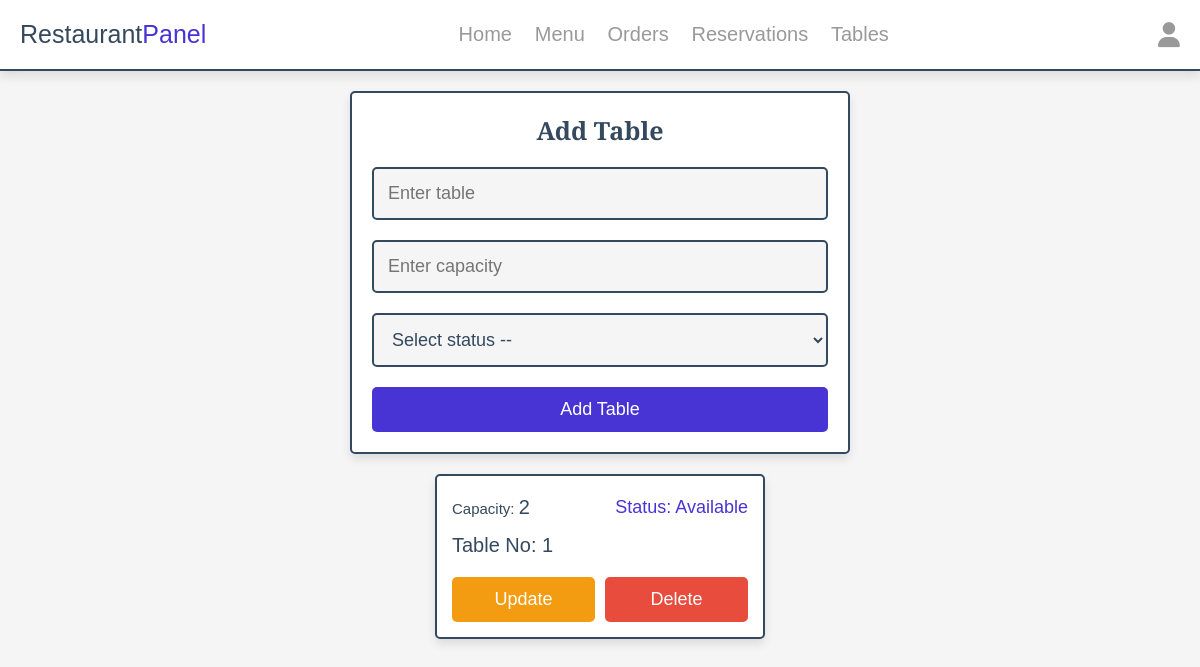
Screenshot of /rest/manage_tables.php (signed in) with the database file from the repository.
### tables this page shows
CREATE TABLE `tables` (
  `id` int(11) NOT NULL,
  `table` varchar(100) NOT NULL,
  `capacity` int(10) NOT NULL,
  `status` varchar(100) NOT NULL
);

### rest/manage_tables.php (the view, shortened to what this page needs)
<?php
include '../components/connect.php';
?>
<!DOCTYPE html>
<html lang="en">
<head>
    <link rel="stylesheet" href="https://cdnjs.cloudflare.com/ajax/libs/font-awesome/6.1.1/css/all.min.css">
    <link rel="stylesheet" href="../css/rest_style.css">
</head>
<body>
    <?php include '../components/rest_header.php' ?>
    <section class="add-products">
        <form action="" method="POST" enctype="multipart/form-data">
            <h3>Add table</h3>
            <input type="text" required placeholder="Enter table" name="table" maxlength="100" class="box">
            <input type="number" min="0" max="9999999999" required placeholder="Enter capacity" name="capacity"
                onkeypress="if(this.value.length == 10) return false;" class="box">
            <select name="status" class="box" required>
                <option value="" disabled selected>Select status --</option>
            </select>
            <input type="submit" value="Add Table" name="add_table" class="btn">
        </form>
    </section>
    <section class="show-products" style="padding-top: 0;">
        <div class="box-container">
            <?php
            $show_tables = $conn->prepare("SELECT * FROM `tables`");
            $show_tables->execute();
            if ($show_tables->rowCount() > 0) {
                while ($fetch_tables = $show_tables->fetch(PDO::FETCH_ASSOC)) {
            ?>
                    <div class="box">
                        <div class="flex">
                            <div class="price"><span>Capacity: </span><?= $fetch_tables['capacity']; ?></div>
                            <div class="category"><span>Status: </span><?= $fetch_tables['status']; ?></div>
                        </div>
                        <div class="name"><span>Table No: </span><?= $fetch_tables['table']; ?></div>
                        <div class="flex-btn">
                            <a href="update_table.php?update=<?= $fetch_tables['id']; ?>" class="option-btn">update</a>
                            <a href="manage_tables.php?delete=<?= $fetch_tables['id']; ?>" class="delete-btn"
                                onclick="return confirm('Delete this table?');">delete</a>
                        </div>
                    </div>
            <?php
                }
            } else {
                echo '<p class="empty">No tables added yet!</p>';
            }
            ?>
        </div>
    </section>
</body>
</html>

### css/rest_style.css (style rules this page uses)
:root { --main-color:#4834d4; --red:#e74c3c; --orange:#f39c12; --black:#34495e; --white:#fff; --light-bg:#f5f5f5; --light-color:#999; --border:.2rem solid var(--black); --box-shadow:0 .5rem 1rem rgba(0,0,0,.1); }
* { font-family: 'EB Garamond', sans-serif; margin:0; padding:0; box-sizing: border-box; text-decoration: none; outline: none; border:none; }
html { font-size: 62.5%; overflow-x: hidden; }
body { background-color: var(--light-bg); }
section { max-width: 1200px; margin:0 auto; padding:2rem; }
.btn, .delete-btn, .option-btn { display: block; margin-top: 1rem; border-radius: .5rem; cursor: pointer; width: 100%; font-size: 1.8rem; color:var(--white); padding:1.2rem 3rem; text-transform: capitalize; text-align: center; }
.btn { background-color: var(--main-color); }
.delete-btn { background-color: var(--red); }
.option-btn { background-color: var(--orange); }
.flex-btn { display: flex; gap:1rem; }
.add-products form { margin:0 auto; max-width: 50rem; background-color: var(--white); border-radius: .5rem; box-shadow: var(--box-shadow); border:var(--border); padding:2rem; text-align: center; }
.add-products form h3 { margin-bottom: 1rem; font-size: 2.5rem; color:var(--black); text-transform: capitalize; }
.add-products form .box { background-color: var(--light-bg); border:var(--border); width: 100%; padding:1.4rem; font-size: 1.8rem; color:var(--black); border-radius: .5rem; margin: 1rem 0; }
.show-products .box-container { display: grid; grid-template-columns: repeat(auto-fit, 33rem); gap:1.5rem; justify-content: center; align-items: flex-start; }
.show-products .box-container .box { background-color: var(--white); border-radius: .5rem; box-shadow: var(--box-shadow); border:var(--border); padding:1.5rem; }
.show-products .box-container .box .name { font-size: 2rem; color:var(--black); padding:1rem 0; }
.show-products .box-container .box .flex { display: flex; align-items: center; gap:1rem; justify-content: space-between; }
.show-products .box-container .box .flex .category { font-size: 1.8rem; color:var(--main-color); }
.show-products .box-container .box .flex .price { font-size: 2rem; color:var(--black); margin:.5rem 0; }
.show-products .box-container .box .flex .price span { font-size: 1.5rem; }

### rows the page displays
tables: capacity "2", status "Available", table "1"
